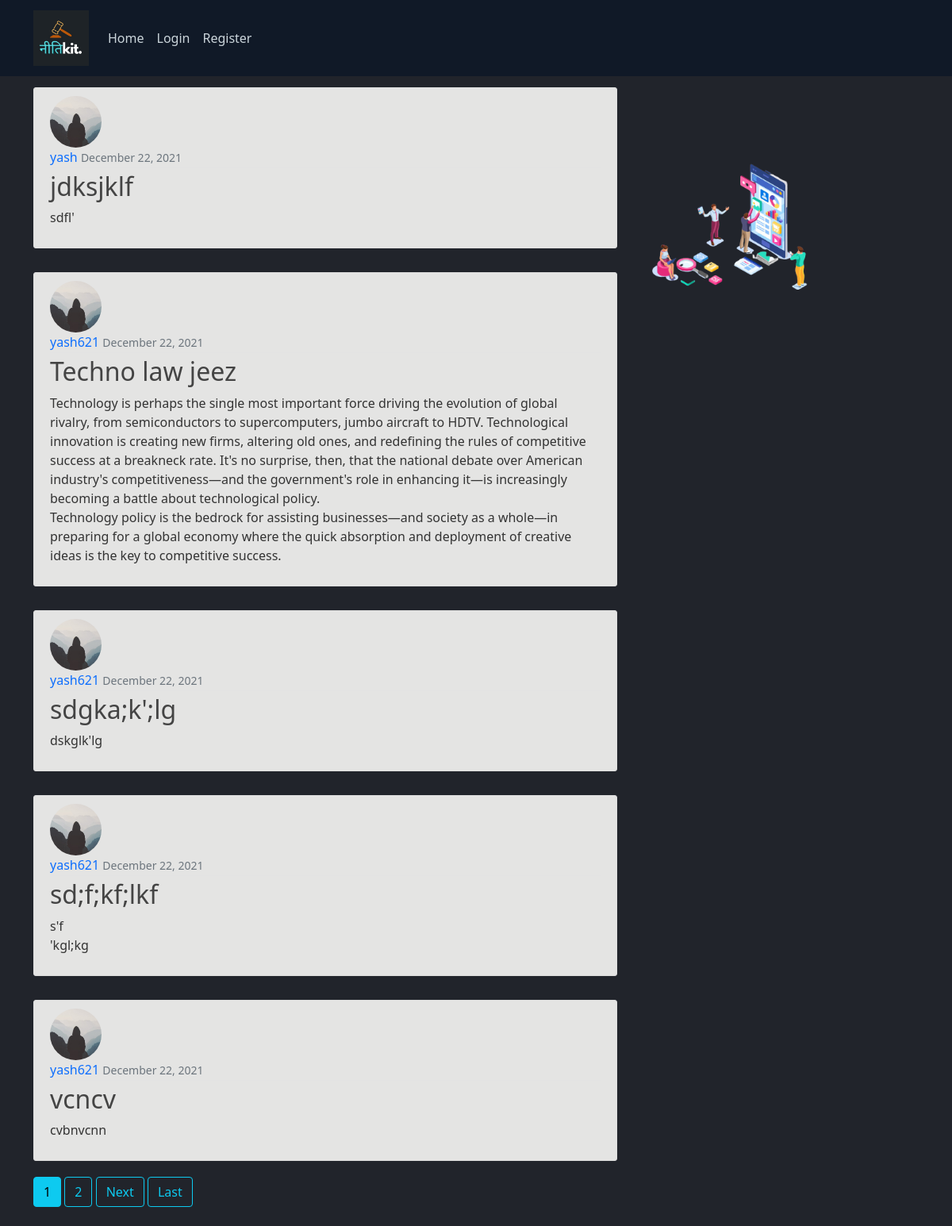
/blog/, run on an earlier commit of the app's database.
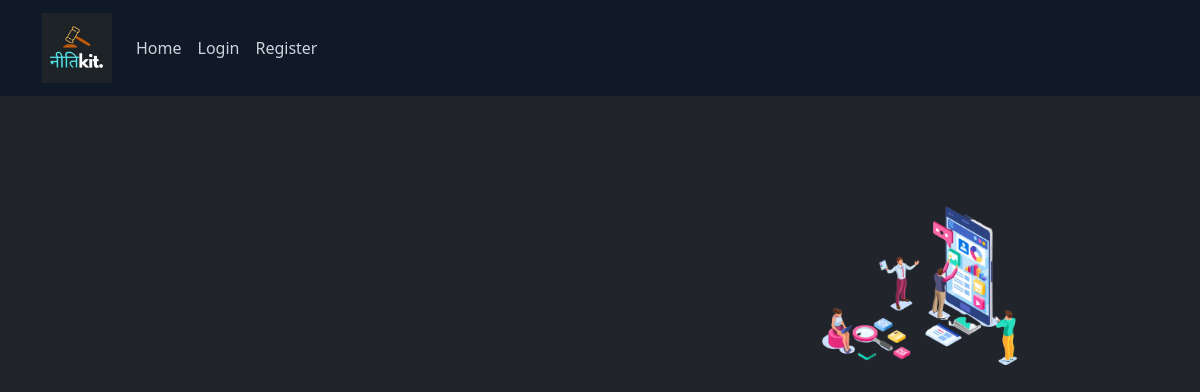
And on a later commit of the database.
### blog/models.py (models this page shows, shortened)
class Post(models.Model):
    title = models.CharField(max_length=100)
    current = models.TextField()
    date_posted = models.DateTimeField(default=timezone.now)
    author = models.ForeignKey(User, on_delete=models.CASCADE)

### users/models.py (models this page shows, shortened)
class Profile(models.Model):
    user = models.OneToOneField(User, on_delete=models.CASCADE)
    image = models.ImageField(default='default.jpg', upload_to='profile_pics')

### blog/views.py (the view)
# urls.py: path('', PostListView.as_view(), name="blog-home"),
class PostListView(ListView):
    model = Post
    template_name = 'blog/home.html'
    context_object_name = 'posts'
    ordering = ['-date_posted']
    paginate_by = 5

### blog/templates/blog/home.html (shortened to what this page needs)
{% extends "blog/base.html" %} {% block content %} {% for post in posts %}
<article class="media content-section">
  <img
    class="rounded-circle article-img"
    src="{{ post.author.profile.image.url }}"
  />
  <div class="media-body">
    <div class="article-metadata">
      <a
        class="mr-2 author-link"
        href="{% url 'user-posts' post.author.username %}"
        >{{ post.author }}</a
      >
      <small class="text-muted">{{ post.date_posted|date:"F d, Y" }}</small>
    </div>
    <h2>
      <a class="article-title" href="{% url 'post-detail' post.id %}"
        >{{ post.title }}</a
      >
    </h2>
    <p class="article-content">{{ post.current }}</p>
  </div>
</article>
{% endfor %} {% if is_paginated %}
{% for num in page_obj.paginator.page_range %} {% if page_obj.number == num %}
<a class="btn btn-info mb-4" href="?page={{ num }}">{{ num }}</a>
{% elif num > page_obj.number|add:'-3' and num < page_obj.number|add:'3' %}
<a class="btn btn-outline-info mb-4" href="?page={{ num }}">{{ num }}</a>
{% endif %} {% endfor %}
{% if page_obj.has_next %}
<a
  class="btn btn-outline-info mb-4"
  href="?page={{ page_obj.next_page_number }}"
  >Next</a
>
<a
  class="btn btn-outline-info mb-4"
  href="?page={{ page_obj.paginator.num_pages }}"
  >Last</a
>
{% endif %} {% endif %}{% endblock content %}

### blog/templates/blog/base.html (shortened to what this page needs)
{% load static %}
<!DOCTYPE html>
<html lang="en">
  <head>
    <link
      href="https://cdn.jsdelivr.net/npm/bootstrap@5.1.1/dist/css/bootstrap.min.css"
      rel="stylesheet"
    />
    <link
      rel="stylesheet"
      type="text/css"
      href="{% static 'blog/main.css' %}"
    />
  </head>
  <body enctype="multipart/form-data">
    <header class="site-header">
      <nav
        class="navbar navbar-expand-md navbar-dark bg-steel fixed-top nav_bar"
      >
        <div class="container">
          <a class="navbar-brand mr-4" href="{% url 'blog-landing' %}">
            <img
              src="../../../../media/logo_neetikit.jpg"
              alt="welcome to neetikit"
              class="logo"
          /></a>
          <div class="collapse navbar-collapse" id="navbarToggle">
            <div class="navbar-nav mr-auto">
              <a class="nav-item nav-link" href="{% url 'blog-home'%}">Home</a>
            </div>
            <div class="navbar-nav">
              {% if user.is_authenticated %}
              <a class="nav-item nav-link" href="{% url 'post-create'%}"
                >New Post</a
              >
              <a class="nav-item nav-link" href="{% url 'profile'%}">Profile</a>
              <a class="nav-item nav-link" href="{% url 'logout'%}">Logout</a>
              {% else %}
              <a class="nav-item nav-link" href="{% url  'login' %}">Login</a>
              <a class="nav-item nav-link" href="{% url  'register' %}"
                >Register</a
              >
              {% endif %}
            </div>
          </div>
        </div>
      </nav>
    </header>
    <main role="main" class="container">
      <div class="row">
        <div class="col-md-8">
           {% block content %}{% endblock %}
        </div>
        <div class="col-md-4">
            <img
            src="../../../../media/neetikit_graphic.png"
            alt="welcome to Neetikit"
            class="neetikit_graphic"
          />
        </div>
      </div>
    </main>
</body>
</html>
</body>
</html>
  </body>
</html>

### blog/static/blog/main.css (style rules this page uses)
body { background-color: #20232a; color: #333333; margin-top: 5rem; }
.bg-steel { background-color: #5f788a; }
.site-header .navbar-nav .nav-link { color: #cbd5db; }
.nav_bar { background-color: #101927; }
.logo { width: 70px; height: 70px; }

### blog/templates/blog/base.html (style rules this page uses)
.nav_bar { background-color: #101927; }
.logo { width: auto; height: 70px; }
body { background-color: #21242b; }
.neetikit_graphic { height: 300px; width: auto; margin-top: 35%; margin-left: 20px; }
@media only screen and (max-width: 1200px) { .neetikit_graphic { height: 160px; width: auto; } }

What changed in the data, as far as the page shows it:
removed Post: author.profile.image (placeholder picture), author "yash", date_posted "December 22, 2021", title "jdksjklf", current "sdfl'"
removed Post: author.profile.image (placeholder picture), author "yash621", date_posted "December 22, 2021", title "Techno law jeez", current "Technology is perhaps the single most important force driving the evolution of global rivalry, from semiconductors to supercomputers, jumbo aircraft to HDTV. Technological innovation is creating new firms, altering old ones, and redefining the rules of competitive success at a breakneck rate. It's no surprise, then, that the national debate over American industry's competitiveness—and the government's role in enhancing it—is increasingly becoming a battle about technological policy. Technology policy is the bedrock for assisting businesses—and society as a whole—in preparing for a global economy where the quick absorption and deployment of creative ideas is the key to competitive success."
removed Post: author.profile.image (placeholder picture), author "yash621", date_posted "December 22, 2021", title "sdgka;k';lg", current "dskglk'lg"
removed Post: author.profile.image (placeholder picture), author "yash621", date_posted "December 22, 2021", title "sd;f;kf;lkf", current "s'f 'kgl;kg"
removed Post: author.profile.image (placeholder picture), author "yash621", date_posted "December 22, 2021", title "vcncv", current "cvbnvcnn"
Also different on the page:
list line gone: "1"
list line gone: "2"
text no longer shown: "Next Last"
